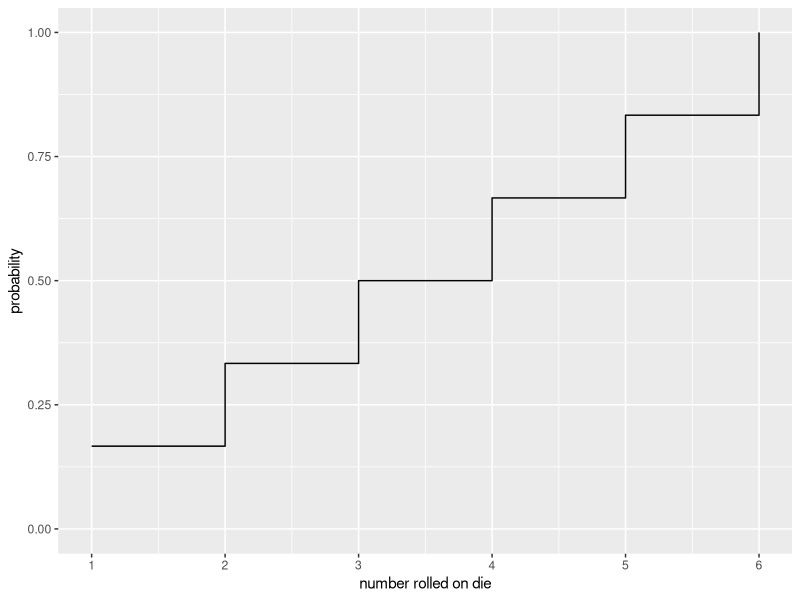
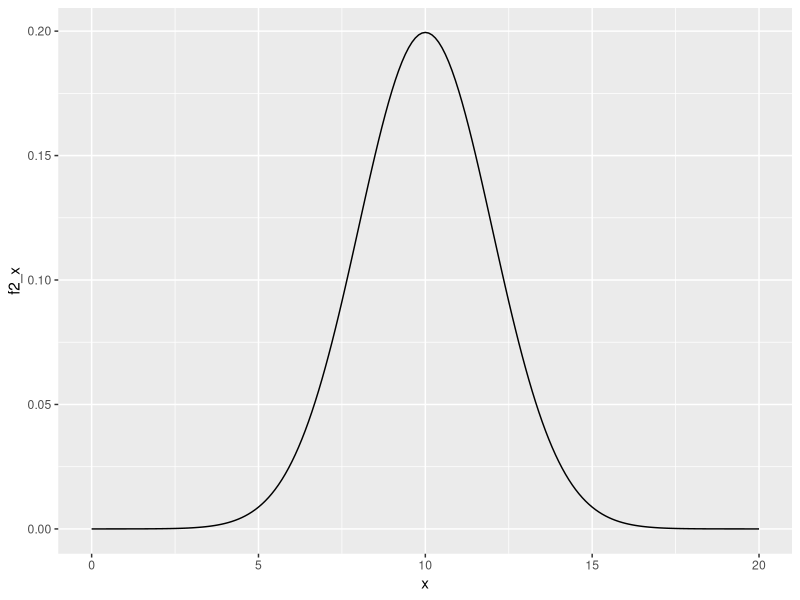
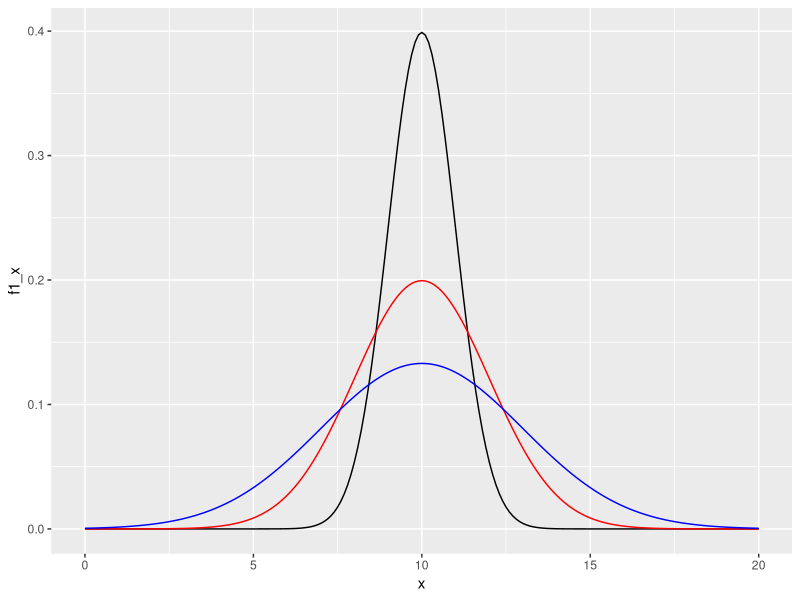
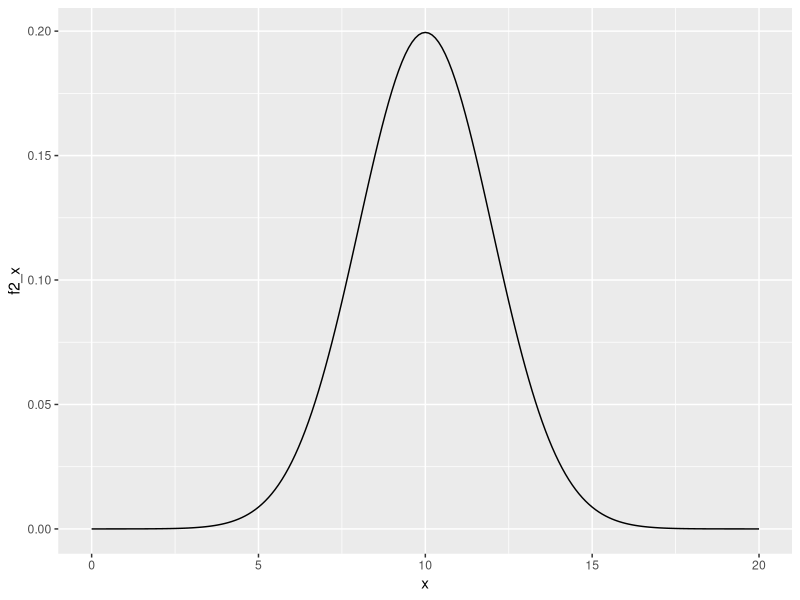
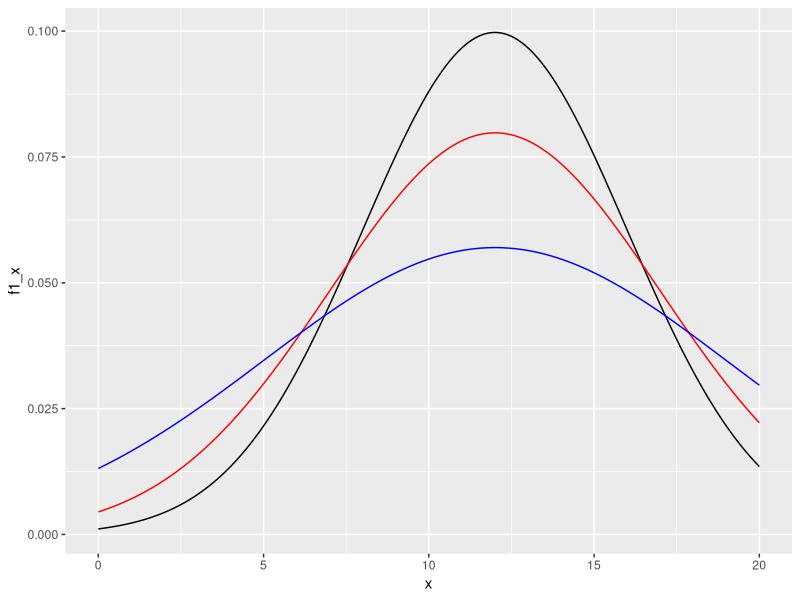
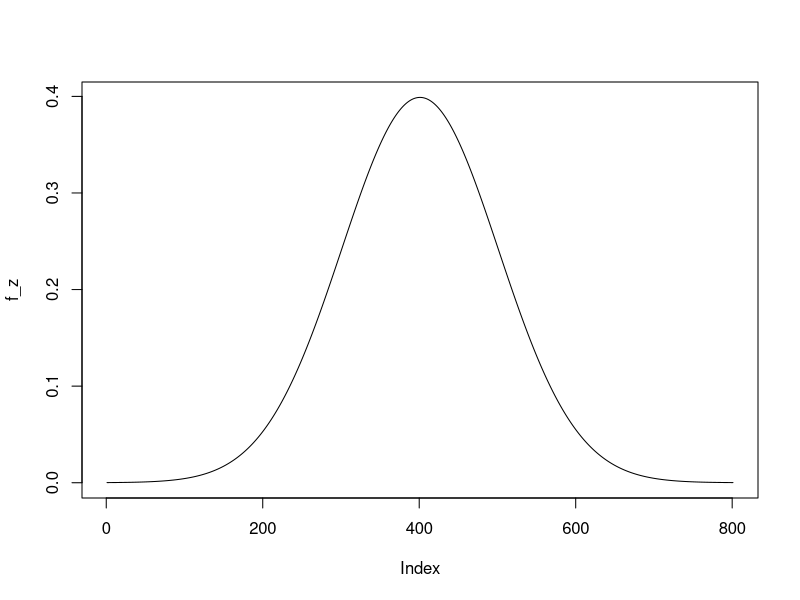

Reproduce these figures in R, in order.
## ---- chunk 1
library(tidyverse)
library(ggplot2)
## ---- chunk 2
dice <- tibble(
    x = 1:6,
    f_x = replicate(6, 1/6)
  ) %>%
  mutate(F_x = cumsum(f_x))

dice %>%
  ggplot(aes(x = x, y = F_x)) +
  geom_step() +
  xlab("number rolled on die") + ylab("probability") +
  scale_x_continuous(breaks = 1:6) +
  scale_y_continuous(breaks = seq(0, 1, 0.1)) +
  ylim(0, 1) 
## ---- chunk 3
three_norms <- tibble(
  x =  seq(0, 20, 0.1),
  f1_x = dnorm(x = x, mean = 10, sd = 1), 
  f2_x = dnorm(x = x, mean = 10, sd = 2),
  f3_x = dnorm(x = x, mean = 10, sd = 3)
)

three_norms %>%
  ggplot() +
  geom_line(aes(x = x, y = f2_x), col = "black")
## ---- chunk 4
three_norms %>%
  ggplot() +
  geom_line(aes(x = x, y = f1_x), col = "black") +
  geom_line(aes(x = x, y = f2_x), col = "red") +
  geom_line(aes(x = x, y = f3_x), col = "blue")
## ---- chunk 5
three_norms_mk1 <- tibble(
  x =  seq(0, 20, 0.1),
  f1_x = dnorm(x = x, mean = 12, sd = 4), 
  f2_x = dnorm(x = x, mean = 12, sd = 5),
  f3_x = dnorm(x = x, mean = 12, sd = 7)
)

three_norms %>%
  ggplot() +
  geom_line(aes(x = x, y = f2_x), col = "black")
## ---- chunk 6
three_norms_mk1 %>%
  ggplot() +
  geom_line(aes(x = x, y = f1_x), col = "black") +
  geom_line(aes(x = x, y = f2_x), col = "red") +
  geom_line(aes(x = x, y = f3_x), col = "blue")
## ---- chunk 7
z = seq(from = -4, to = 4, by = 0.01)
  
z
## ---- chunk 8
f_z = dnorm(x = z)

head(f_z)
## ---- chunk 9
tail(f_z)
## ---- chunk 10
plot(f_z, typ = 'l')
